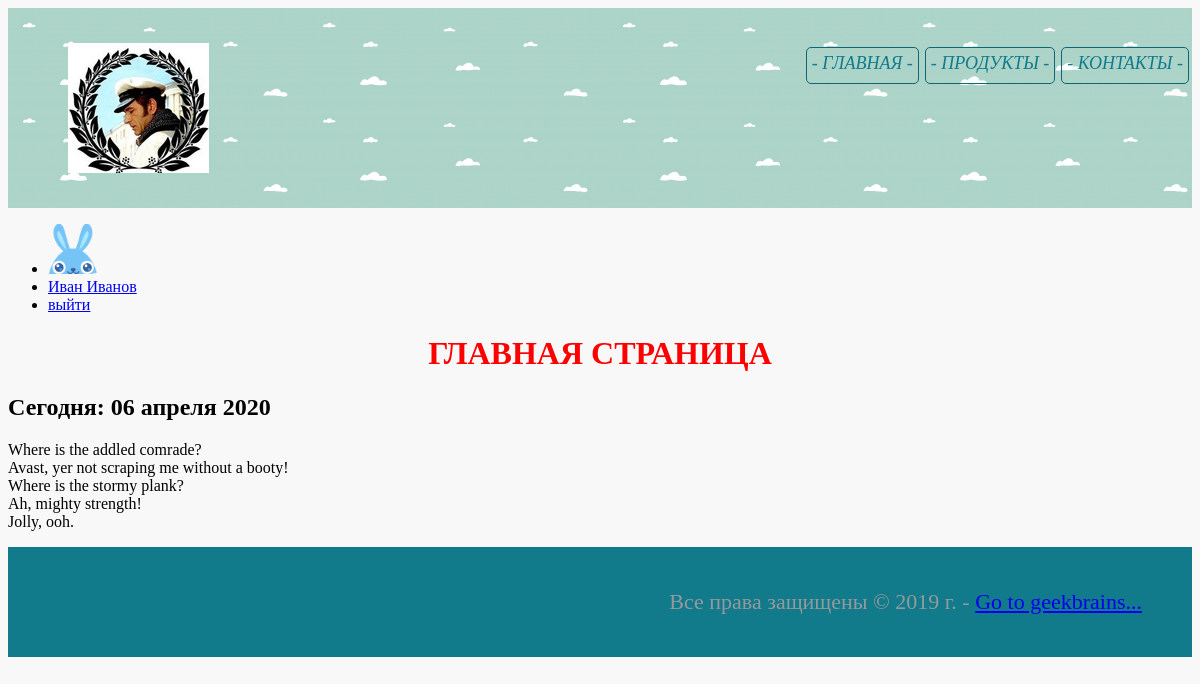
The page / (signed in) on the database its author committed.
### authapp/models.py (models this page shows, shortened)
class ShopUser(AbstractUser):
    class Meta:
        verbose_name = 'Пользователь'
        verbose_name_plural = 'Пользователи'
    avatar = models.ImageField(upload_to='user_avatars', blank=True)
    age = models.PositiveIntegerField(verbose_name='Возраст', default=18)
    activation_key = models.CharField(max_length=128, blank=True)
    activation_key_expires = models.DateTimeField(default=get_exp())

### mainapp/views.py (the view)
# urls.py: path(r'', main, name='main'),
def main(request):
    context = {
        'title': 'главная страница'
    }
    return render(request, 'mainapp/main.html', context)

### mainapp/templates/mainapp/main.html (shortened to what this page needs)
{% extends 'mainapp/base.html' %}
{% load static %}
{% block extrahead %}
    <link rel="stylesheet" href="{% static 'mainapp/css/styles.css'%}">
{% endblock %}
{% block content %}
    <h1 class="main test">{{ title|upper }}</h1>
    <h2 >Сегодня: {% now "d E Y" %}</h2>
    <p>
    Where is the addled comrade? <br/>
    Avast, yer not scraping me without a booty! <br/>
    Where is the stormy plank? <br/>
    Ah, mighty strength! <br/>
    Jolly, ooh. <br/>
</p>
{% endblock %}

### mainapp/templates/mainapp/base.html (shortened to what this page needs)
<!DOCTYPE html>
{% load static %}
<html lang="en">
<head>
    <link rel="stylesheet" href="{% static 'css/style.css'%}">
    {% block extrahead %}
    {% endblock %}
</head>
<body>
    {% block header %}
        <div class="header">
            <img class="logo" src="{% static 'img/logo.jpg'%}" alt="Logo">
            {% include 'mainapp/includes/inc_menu.html' %}
        </div>
        <ul>
            {% if user.is_authenticated %}
                <li>
                    <div class = "user_avatar"><img width=50px height="50px" src="/media/{{ user.avatar }}" alt="Аватарка"></div>
                </li>
                <li>
                    <a class="userBage" href = "{% url 'auth:edit' %}" >
                        {{ user.first_name|default:'Пользователь' }}
                    </a>
                </li>
            {% endif %}
                <li>
                    {% if user.is_authenticated %}
                        <a class="userBage" href = "{% url 'auth:logout' %}" >выйти</a>
                    {% else %}
                        <a class="userBage" href = "{% url 'auth:login' %}" >войти/зарегистрироваться</a>
                    {% endif %}
                </li>
        </ul>
    {% endblock %}
    {% block content %}{% endblock %}
    {% block footer %}
        <div class="footer">
            <p>
                Все права защищены &copy;&nbsp;2019 г. - <a href="https://geekbrains.ru" target="_blank">Go to geekbrains...</a>
            </p>
        </div>
    {% endblock %}
</body>
</html>

### static/css/style.css (style rules this page uses)
body { background-color: #f8f8f8; }
.logo { float: left; margin: 15px 10px; border: none; outline: none; }
.header { height: 160px; padding-top: 20px; padding-bottom: 20px; padding-left: 50px; background-image: url("/static/img/header_back.png"); }
.main { text-align: center; }
.footer { height: 90px; background-color: #117a8b; padding-top: 20px; padding-right: 50px; text-align: right; }
.footer > p { color: #95999c; font-size: 22px; }

### mainapp/static/mainapp/css/styles.css (style rules this page uses)
.test { color: red; }

### rows shown on the page
ShopUser: avatar (picture), first_name "Иван Иванов"

### other values the page prints
{{ title|upper }} "ГЛАВНАЯ СТРАНИЦА"
